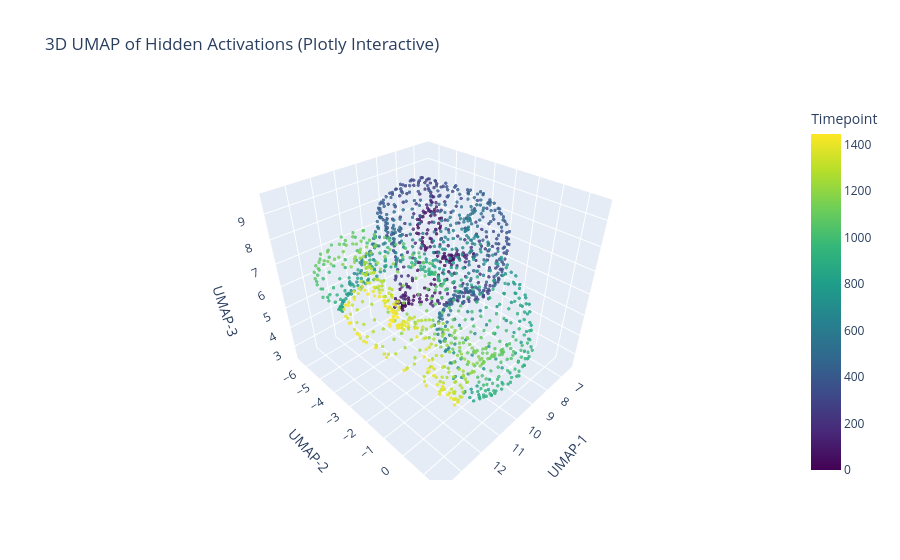

Notebook code cell kept with this figure:
### Code cell
import plotly.graph_objs as go
import plotly.io as pio

# Create a 3D scatter plot using plotly
trace = go.Scatter3d(
    x=hidden_umap[:, 0],
    y=hidden_umap[:, 1],
    z=hidden_umap[:, 2],
    mode='markers',
    marker=dict(
        size=2,
        color=np.arange(hidden_umap.shape[0]), # color by timepoint
        colorscale='Viridis',
        opacity=0.8,
        colorbar=dict(title='Timepoint')
    )
)

layout = go.Layout(
    scene=dict(
        xaxis_title='UMAP-1',
        yaxis_title='UMAP-2',
        zaxis_title='UMAP-3'
    ),
    title='3D UMAP of Hidden Activations (Plotly Interactive)'
)

fig_plotly = go.Figure(data=[trace], layout=layout)
pio.show(fig_plotly)

### Figure 1 — Plotly figure (JSON) as saved in the notebook; plotly's stock layout.template omitted (floating-point values rounded to 4 significant figures; data arrays with more than 128 entries replaced by an {"elided": "..."} marker saying what was removed)
{"data": [{"marker": {"color": {"elided": "1446 int values"}, "colorbar": {"title": {"text": "Timepoint"}}, "colorscale": [[0, "#440154"], [0.1111, "#482878"], [0.2222, "#3e4989"], [0.3333, "#31688e"], [0.4444, "#26828e"], [0.5556, "#1f9e89"], [0.6667, "#35b779"], [0.7778, "#6ece58"], [0.8889, "#b5de2b"], [1, "#fde725"]], "opacity": 0.8, "size": 2}, "mode": "markers", "type": "scatter3d", "x": {"elided": "1446 float values"}, "y": {"elided": "1446 float values"}, "z": {"elided": "1446 float values"}}], "layout": {"scene": {"xaxis": {"title": {"text": "UMAP-1"}}, "yaxis": {"title": {"text": "UMAP-2"}}, "zaxis": {"title": {"text": "UMAP-3"}}}, "title": {"text": "3D UMAP of Hidden Activations (Plotly Interactive)"}}}
